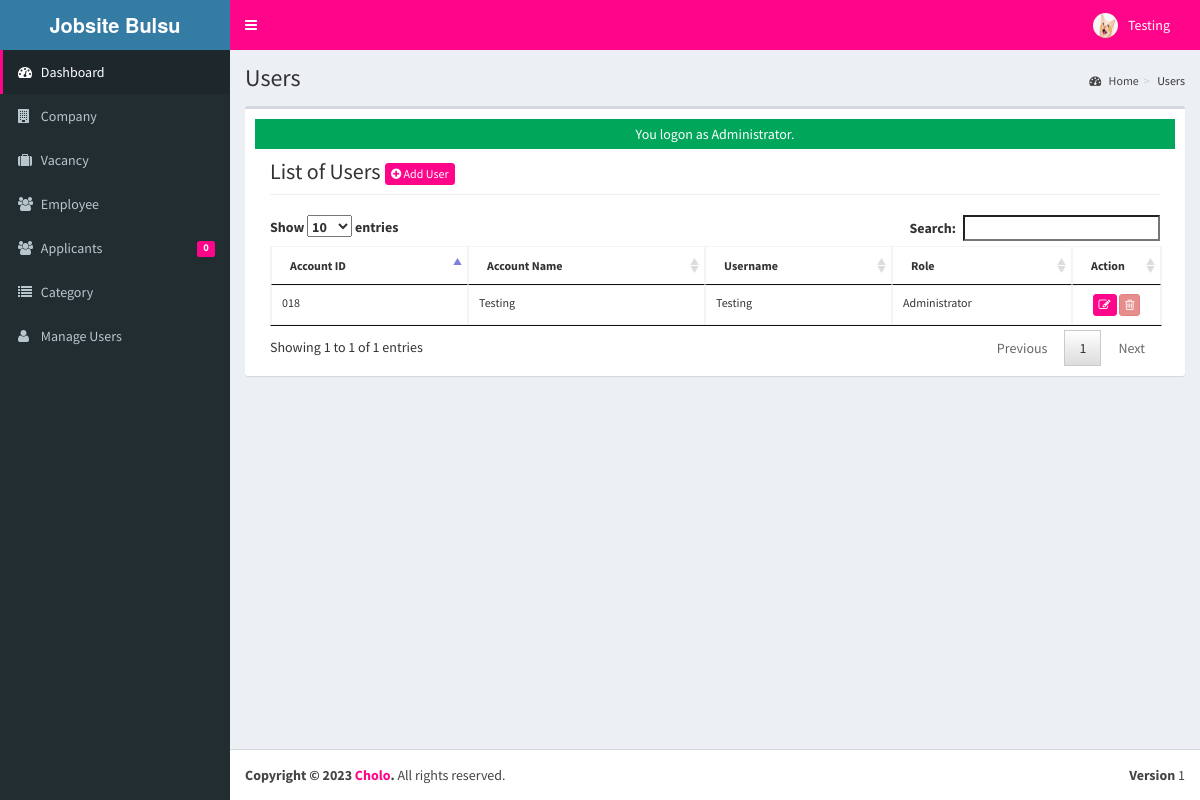
The page /admin/user/index.php (signed in) on the database its author committed.
### tables this page shows
CREATE TABLE `tblusers` (
  `USERID` varchar(30) NOT NULL,
  `FULLNAME` varchar(40) NOT NULL,
  `USERNAME` varchar(30) NOT NULL,
  `PASS` varchar(100) NOT NULL,
  `ROLE` varchar(30) NOT NULL,
  `PICLOCATION` varchar(255) NOT NULL
);

### admin/user/index.php (called while the page is built, shortened)
<?php
require_once("../../include/initialize.php");
 $title="Users";
require_once ("../theme/templates.php");
?>

### include/database.php (called while the page is built, shortened)
<?php
class Database {
	var $sql_string = '';
	private $conn;
	public function open_connection() {
		$this->conn = mysqli_connect(server,user,pass);
		if(!$this->conn){
			echo "Problem in database connection! Contact administrator!";
			exit();
		}else{
			$db_select = mysqli_select_db($this->conn,database_name);
		}
	}
	function setQuery($sql='') {
		$this->sql_string=$sql;
	}
	function executeQuery() {
		$result = mysqli_query($this->conn,$this->sql_string);
		return $result;
	}
	private function confirm_query($result) {
		return $result;
	}
	function loadResultList( $key='' ) {
		$cur = $this->executeQuery();
		$array = array();
		while ($row = mysqli_fetch_object($cur)) {
			if ($key) {
				$array[$row->$key] = $row;
			} else {
				$array[] = $row;
			}
		}
		return $array;
	}
	function loadSingleResult() {
		$cur = $this->executeQuery();
		while ($row = mysqli_fetch_object($cur)) {
		return $data = $row;
		}
	}
}
$mydb = new Database();
?>

### include/accounts.php (called while the page is built, shortened)
<?php
require_once(LIB_PATH.DS.'database.php');
class User {
	protected static  $tblname = "tblusers";
	function single_user($id=""){
			global $mydb;
			$mydb->setQuery("SELECT * FROM ".self::$tblname."
				Where USERID= '{$id}' LIMIT 1");
			$cur = $mydb->loadSingleResult();
			return $cur;
	}
}
?>

### include/function.php (called while the page is built, shortened)
<?php
function currentpage(){
		$this_page = $_SERVER['SCRIPT_NAME'];
	    $bits = explode('/',$this_page);
		 return $bits[3];
	}
		?>

### admin/user/list.php (the view, shortened to what this page needs)
    	 <div class="col-lg-12">
         <h1 class="page-header">List of Users  <a href="index.php?view=add" class="btn btn-primary btn-xs  ">  <i class="fa fa-plus-circle fw-fa"></i> Add User</a>  </h1>
    		</div>
		 	<div class="col-lg-12">
	<table id="dash-table" class="table  table-bordered table-hover table-responsive" style="font-size:12px;" cellspacing="0">
	  <thead>
	  	<tr>
	  		<th>Account ID</th>
	  		<th> Account Name</th>
	  		<th>Username</th>
	  		<th>Role</th>
	  		<th width="10%" >Action</th>
	  	</tr>
	  </thead>
	  <tbody>
	  	<?php
	  		$mydb->setQuery("SELECT *
								FROM  `tblusers`");
	  		$cur = $mydb->loadResultList();
			foreach ($cur as $result) {
	  		echo '<tr>';
	  		echo '<td>' . $result->USERID.'</a></td>';
	  		echo '<td>' . $result->FULLNAME.'</a></td>';
	  		echo '<td>'. $result->USERNAME.'</td>';
	  		echo '<td>'. $result->ROLE.'</td>';
	  		If($result->USERID==$_SESSION['ADMIN_USERID'] || $result->ROLE=='MainAdministrator' || $result->ROLE=='Administrator') {
	  			$active = "Disabled";
	  		}else{
	  			$active = "";
	  		}
	  		echo '<td align="center" > <a title="Edit" href="index.php?view=edit&id='.$result->USERID.'"  class="btn btn-primary btn-xs  ">  <span class="fa fa-edit fw-fa"></span></a>
	  					 <a title="Delete" href="controller.php?action=delete&id='.$result->USERID.'" class="btn btn-danger btn-xs" '.$active.'><span class="fa fa-trash-o fw-fa"></span> </a>
	  					 </td>';
	  		echo '</tr>';
	  	}
	  	?>
	  </tbody>
	</table>
</div>

### admin/theme/templates.php (shortened to what this page needs)
<!DOCTYPE html>
<html>
<head>
    <link rel="stylesheet" href="<?php echo web_root;?>bootstrap/css/bootstrap.min.css">
    <link rel="stylesheet" href="<?php echo web_root;?>plugins/font-awesome/css/font-awesome.min.css">
    <link rel="stylesheet" href="<?php echo web_root;?>dist/css/AdminLTE.min.css">
    <link rel="stylesheet" href="<?php echo web_root;?>dist/css/skins/_all-skins.min.css">
    <link rel="stylesheet" href="<?php echo web_root;?>plugins/iCheck/flat/blue.css">
    <link rel="stylesheet" href="<?php echo web_root;?>plugins/morris/morris.css">
    <link rel="stylesheet" href="<?php echo web_root;?>plugins/jvectormap/jquery-jvectormap-1.2.2.css">
    <link href="<?php echo web_root; ?>plugins/datepicker/bootstrap-datetimepicker.min.css" rel="stylesheet"
        media="screen">
    <link rel="stylesheet" href="<?php echo web_root;?>plugins/dataTables/jquery.dataTables.min.css">
    <link rel="stylesheet" href="<?php echo web_root;?>plugins/bootstrap-wysihtml5/bootstrap3-wysihtml5.min.css">
</head>
<body class="hold-transition skin-blue fixed sidebar-mini">
    <div class="wrapper">
        <header class="main-header">
            <a href="<?php echo web_root;?>/admin/" class="logo">
                <span class="logo-lg"><b>Jobsite Bulsu</b></span>
            </a>
            <nav class="navbar navbar-static-top" role="navigation">
                <a href="#" class="sidebar-toggle" data-toggle="offcanvas" role="button">
                </a>
                <div class="navbar-custom-menu">
                    <ul class="nav navbar-nav">
                        <?php
              $user = New User();
              $singleuser = $user->single_user($_SESSION['ADMIN_USERID']);
          ?>
                        <li class="dropdown user user-menu" style="padding-right: 15px;">
                            <a href="#" class="dropdown-toggle" data-toggle="dropdown">
                                <img src="<?php echo web_root.'admin/user/'. $singleuser->PICLOCATION;?>"
                                    class="user-image" alt="User Image">
                                <span class="hidden-xs"><?php echo $singleuser->FULLNAME; ?></span>
                            </a>
                        </li>
                    </ul>
                </div>
            </nav>
        </header>
        <aside class="main-sidebar">
            <section class="sidebar">
                <ul class="sidebar-menu">
                    <li class="<?php echo (currentpage() == 'index.php') ? "active" : false;?>">
                        <a href="<?php echo web_root ;?>admin/">
                            <i class="fa fa-dashboard"></i> <span>Dashboard</span>
                        </a>
                    </li>
                    <li class="<?php echo (currentpage() == 'company') ? "active" : false;?>">
                        <a href="<?php echo web_root ;?>admin/company/">
                            <i class="fa fa-building"></i> <span>Company</span>
                        </a>
                    </li>
                    <li class="<?php echo (currentpage() == 'vacancy') ? "active" : false;?>">
                        <a href="<?php echo web_root ;?>admin/vacancy/">
                            <i class="fa fa-suitcase"></i> <span>Vacancy</span>
                        </a>
                    </li>
                    <li class="<?php echo (currentpage() == 'employee') ? "active" : false;?>">
                        <a href="<?php echo web_root ;?>admin/employee/">
                            <i class="fa fa-users"></i> <span>Employee</span>
                        </a>
                    </li>
                    <li class="<?php echo (currentpage() == 'applicants') ? "active" : false;?>">
                        <a href="<?php echo web_root ;?>admin/applicants/">
                            <i class="fa fa-users"></i> <span>Applicants</span>
                            <span class="label label-primary pull-right">
                                <?php
                $sql = "SELECT count(*) as 'APPL' FROM `tbljobregistration` WHERE `PENDINGAPPLICATION`=1";
                $mydb->setQuery($sql);
                $pending = $mydb->loadSingleResult();
                echo $pending->APPL;
              ?>
                            </span>
                        </a>
                    </li>
                    <li class="<?php echo (currentpage() == 'category') ? "active" : false;?>">
                        <a href="<?php echo web_root ;?>admin/category/">
                            <i class="fa fa-list"></i> <span>Category</span>
                        </a>
                    </li>
                    <li class="<?php echo (currentpage() == 'user') ? "active" : false;?>">
                        <a href="<?php echo web_root; ?>admin/user/">
                            <i class="fa fa-user"></i> <span>Manage Users</span> </a>
                    </li>
                </ul>
            </section>
        </aside>
        <div class="content-wrapper">
            <section class="content-header">
                <h1>
                    <?php echo isset($title) ? $title : ''; ?>
                </h1>
                <ol class="breadcrumb">
                    <?php
          if ($title!='Home') {
            $active_title = '';
            if (isset($_GET['view'])) {
              $active_title = '<li class='.$active_title.'><a href="index.php">'.$title.'</a></li>';
            }else{
              $active_title = '<li class='.$active_title.'>'.$title.'</li>';
            }
            echo '<li><a href='.web_root.'admin/><i class="fa fa-dashboard"></i> Home</a></li>';
            echo  $active_title;
          }
        ?>
                </ol>
            </section>
            <section class="content">
                <div class="row">
                    <div class="col-xs-12">
                        <div class="box">
                            <div class="box-body">
                                <?php
               require_once $content;
               ?>
                            </div>
                        </div>
                    </div>
                </div>
            </section>
        </div>
        <footer class="main-footer">
            <div class="pull-right hidden-xs">
                <b>Version</b> 1
            </div>
            <strong>Copyright &copy; 2023 <a href="#">Cholo</a>.</strong> All rights
            reserved.
        </footer>
</body>
</html>

### rows shown on the page
tblusers: PICLOCATION (picture), FULLNAME "Testing", USERID "018", USERNAME "Testing", ROLE "Administrator"

### other values the page prints
$pending->APPL "0"
$title "Users"
$_SESSION['message'] "You logon as Administrator."
